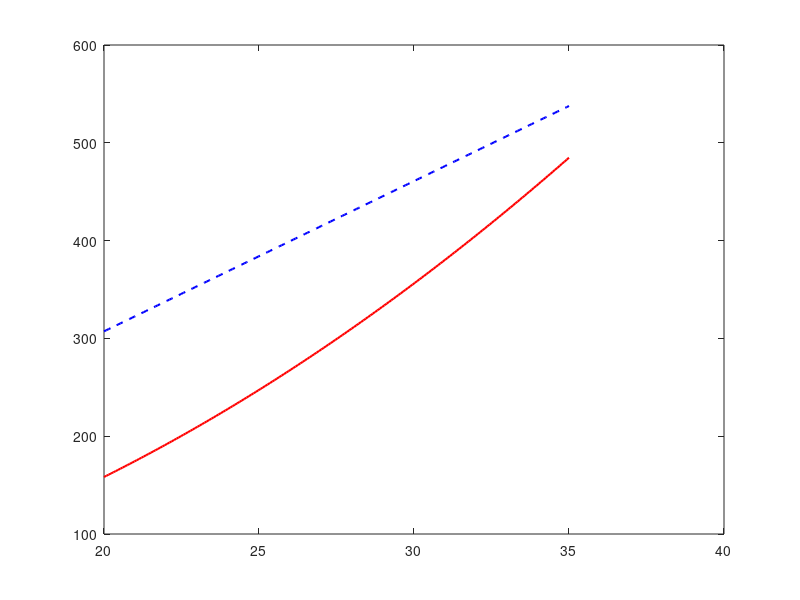

Reproduce this figure in MATLAB. (Note: this script raises an error after producing the figure.)
% Parameters
c_d = 0.29;   % Drag coefficient
rho = 1.2;    % Air density (kg/m^3)
A = 2.2744;   % Frontal area (m^2)
b = 15.3611;  % Linear damping coefficient (N⋅s/m)

% Define a small range around cruise speed (say, 27.78 m/s ± 7 m/s)
v_vals = linspace(20, 35, 200);  % velocity range (m/s)

% Calculate forces
Fd_nonlinear = 0.5 * c_d * rho * A * (v_vals.^2);
Fd_linear = b * v_vals;

% Pick cruise velocity
v_cruise = 27.78;

% Calculate drag change ΔFd after small overshoot (+3 m/s)
v_overshoot = v_cruise + 3;  % 30.78 m/s

Fd_nl_cruise = 0.5 * c_d * rho * A * (v_cruise^2);
Fd_nl_overshoot = 0.5 * c_d * rho * A * (v_overshoot^2);

Fd_l_cruise = b * v_cruise;
Fd_l_overshoot = b * v_overshoot;

delta_Fd_nonlinear = Fd_nl_overshoot - Fd_nl_cruise;
delta_Fd_linear = Fd_l_overshoot - Fd_l_cruise;

% Plot
figure;
plot(v_vals, Fd_nonlinear, 'r-', 'LineWidth', 1.5);
hold on;
plot(v_vals, Fd_linear, 'b--', 'LineWidth', 1.5);
xline(v_cruise, 'g:', ['Cruise = ' num2str(v_cruise, '%.2f') ' m/s'], 'LabelVerticalAlignment', 'bottom');

xlabel('Velocity (m/s)');
ylabel('Drag Force (N)');
title('Linear vs Nonlinear Drag Force around Cruise Velocity');
legend('Nonlinear Drag (∝ v²)', 'Linear Drag (∝ v)', 'Location', 'northwest');
grid on;

% Annotate delta Fd
text(v_overshoot-8, Fd_nl_overshoot+100, ['\Delta F_d nonlinear ≈ ' num2str(delta_Fd_nonlinear, '%.2f') ' N'], 'Color', 'red');
text(v_overshoot-8, Fd_l_overshoot-150, ['\Delta F_d linear ≈ ' num2str(delta_Fd_linear, '%.2f') ' N'], 'Color', 'blue');

plot(v_overshoot, Fd_nl_overshoot, 'ro', 'MarkerFaceColor', 'r');
plot(v_overshoot, Fd_l_overshoot, 'bo', 'MarkerFaceColor', 'b');

hold off;
